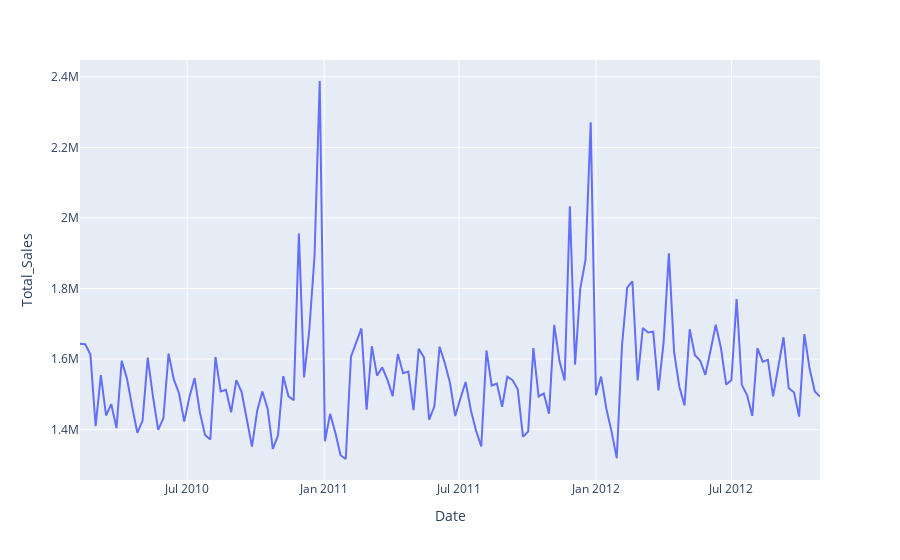

The notebook cell saved with this chart:
### Code cell
#plotly line
fig = px.line(STORE_1_SERIES, x="Date", y="Total_Sales")#, trendline="ols")
fig.show()

### Figure 1 — Plotly figure (JSON) as saved in the notebook; plotly's stock layout.template omitted (floating-point values rounded to 4 significant figures; data arrays with more than 128 entries replaced by an {"elided": "..."} marker saying what was removed)
{"data": [{"hovertemplate": "Date=%{x}<br>Total_Sales=%{y}<extra></extra>", "legendgroup": "", "line": {"color": "#636efa", "dash": "solid"}, "marker": {"symbol": "circle"}, "mode": "lines", "name": "", "orientation": "v", "showlegend": false, "type": "scatter", "x": {"elided": "143 str values"}, "xaxis": "x", "y": {"elided": "143 float values"}, "yaxis": "y"}], "layout": {"legend": {"tracegroupgap": 0}, "margin": {"t": 60}, "xaxis": {"anchor": "y", "domain": [0, 1], "title": {"text": "Date"}}, "yaxis": {"anchor": "x", "domain": [0, 1], "title": {"text": "Total_Sales"}}}}
